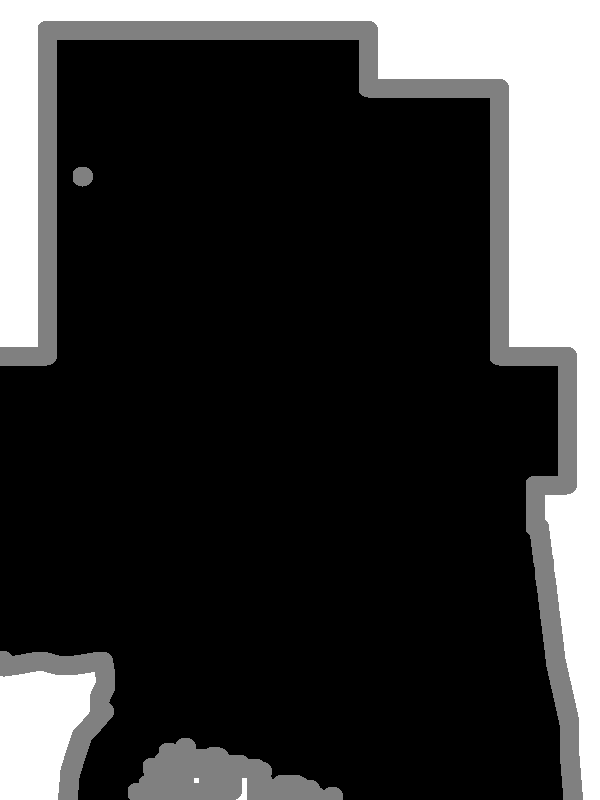
#> input picture test/trimap/test1.png, 600 x 800 px, found by its file name
$ jupyter execute --allow-errors getAlpha.ipynb
#> lines starting #> are read from the running program, lines starting #| are printed output that depends on the picture; after the words box and inside, x2 and y2 are one past the last pixel; in counts of white or black regions, pixels touching at a corner belong together
[cell 1]
import cv2

[cell 2]
import numpy as np

[cell 3]
src = cv2.imread('test1.png', cv2.IMREAD_UNCHANGED)
#> src is the input picture: shape (800, 600); min 0, max 255, mean 57.8

[cell 4]
src

#> (a cell that did not finish here is left out)

#> (a cell that did not finish here is left out)

[cell 7]
mask = cv2.imread('result.jpg', 0)
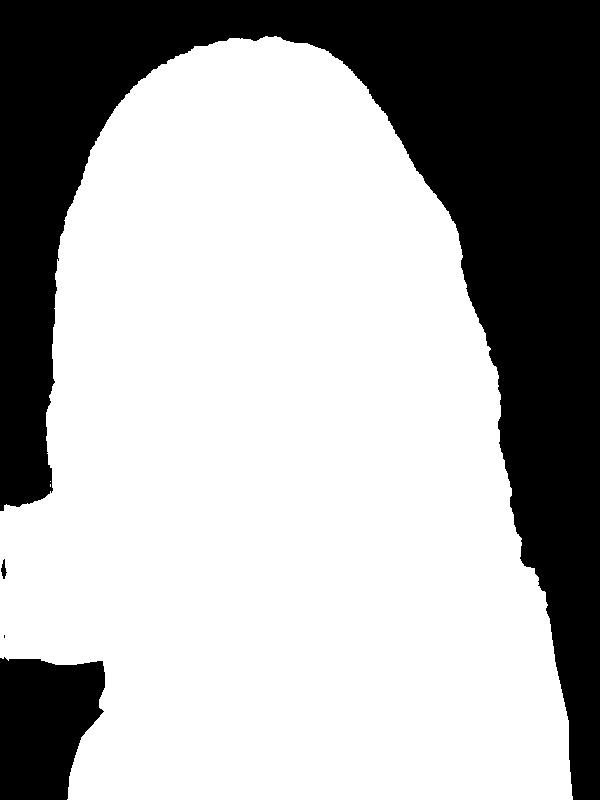
#> input picture test/mask/result.jpg, 600 x 800 px
#> mask is the input picture: shape (800, 600); min 0, max 255, mean 172.1

[cell 8]
cv2.imwrite('temp.jpg', mask)
#> Out = True

[cell 9]
kernel = cv2.getStructuringElement(cv2.MORPH_ELLIPSE, (30,30))

[cell 10]
dilated = cv2.dilate(mask, kernel, iterations=1)
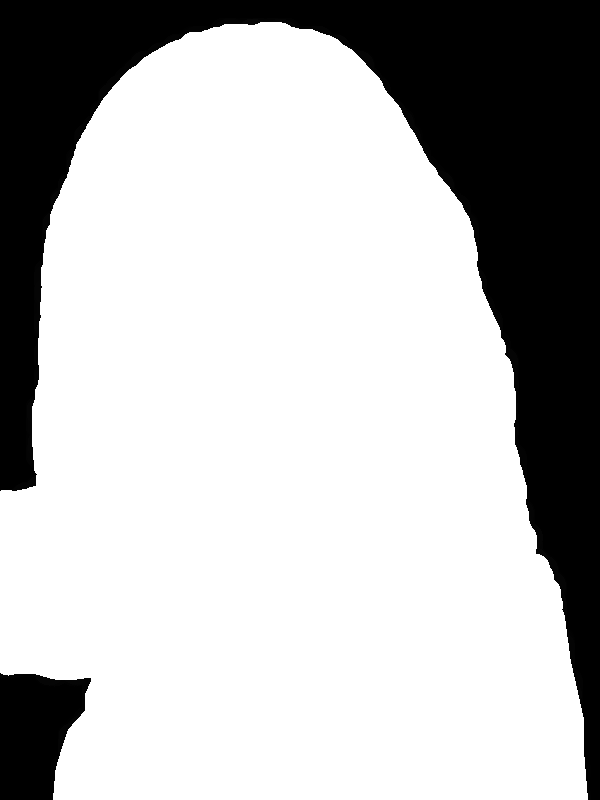
#> dilated: shape (800, 600); min 0, max 255, mean 186.4

[cell 11]
cv2.imwrite('dilated.jpg', dilated)
#> Out = True

[cell 12]
eroded = cv2.erode(mask, kernel, iterations=1)
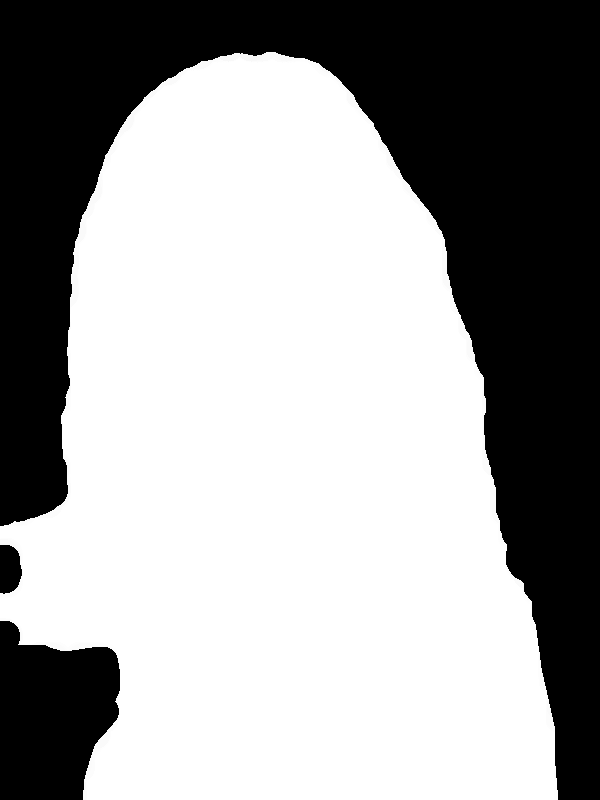
#> eroded: shape (800, 600); min 0, max 255, mean 157.1

[cell 13]
cv2.imwrite('eroded.jpg', eroded)
#> Out = True

[cell 14]
res = dilated.copy()
res[((dilated == 255) & (eroded == 0))] = 128
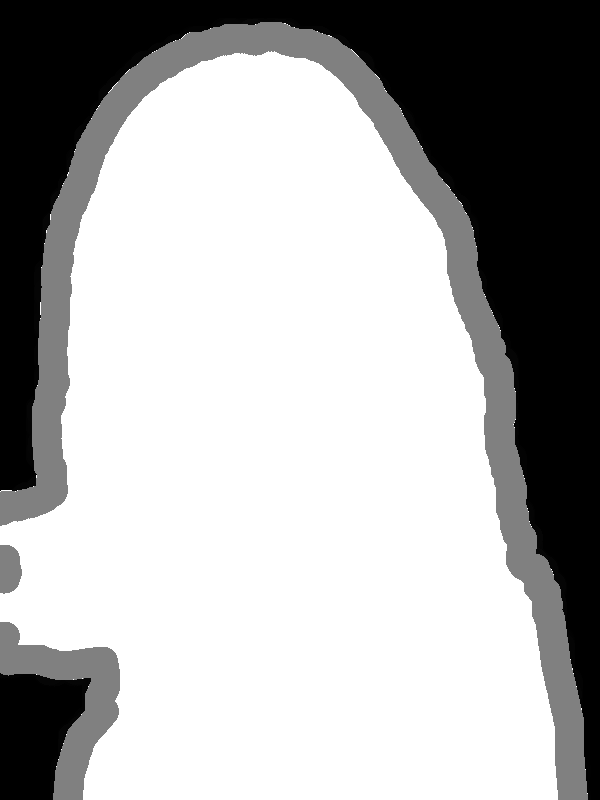
#> res: shape (800, 600); 11.36% of pixels changed, all inside (x1, y1, x2, y2) = (0, 22, 588, 800)

[cell 15]
cv2.imwrite('trimap.png', res)
#> Out = True
